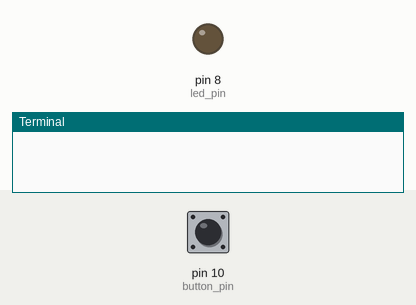
Simulated run of this program. Board: Raspberry Pi (header pin numbers). Shown: output pins drawn as LEDs (lit = HIGH), the last lines printed to the terminal. The inputs (shaded band) are chosen by the test bench; at power-on: pin 10 (button_pin) HIGH.

Above: at 1.2 s.
1.3 s: pin 10 (button_pin) pulled LOW for 0.15 s
At 2.4 s:
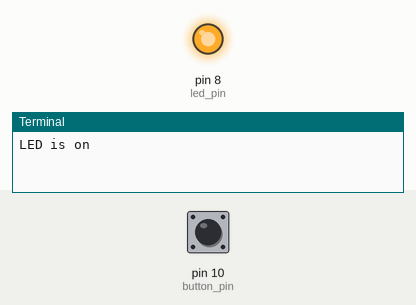
2.9 s: pin 10 (button_pin) pulled LOW for 1 s
At 3.6 s:
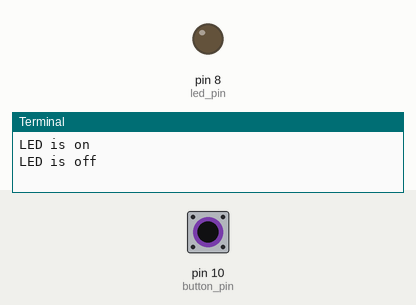
5.4 s: pin 10 (button_pin) pulled LOW for 3.2 s
At 6.7 s:
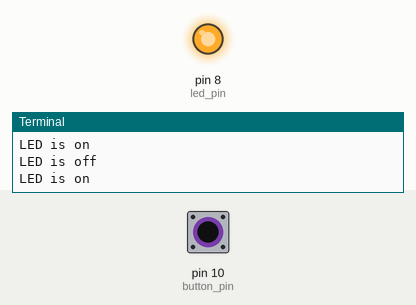
Timing chart, 0 to 8.4 s (numbered marks = the images above; inputs shaded):
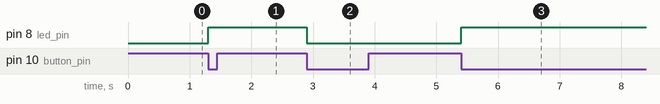

The program:

02_gpio_input_button.py
```python
# 02_gpio_input_button.py
# Python script for Raspberry Pi
# Himanshu Tripathi

# take input from a push button and toggle
# the state of led with each button press

import RPi.GPIO as gpio
import time
import sys

# global variables
led_pin = 8
button_pin = 10
led_state = 0

def gpio_config():
    global led_pin, button_pin
    gpio.setwarnings(False)
    gpio.setmode(gpio.BOARD)
    # config led pin
    gpio.setup(led_pin,gpio.OUT,initial=gpio.LOW)
    # config button pin
    gpio.setup(button_pin,gpio.IN,pull_up_down=gpio.PUD_UP)


if __name__ == "__main__":
    gpio_config()
    while True:
        try:
            if gpio.input(button_pin) == gpio.LOW:
                led_state = not led_state
                gpio.output(led_pin,led_state)
                print("LED is on" if led_state else "LED is off")
                while gpio.input(button_pin) == gpio.LOW:
                    time.sleep(0.10)
        except Exception as e:
            print("Error : ", e)
            break
        except KeyboardInterrupt:
            print("Exit using keyboard interrupt")
            break
    gpio.cleanup()
    sys.exit()
```

Measured:
- after the input at 1.3 s, pin 8 (led_pin): LOW → HIGH at once
- after the input at 2.9 s, pin 8 (led_pin): HIGH → LOW at once
- after the input at 5.4 s, pin 8 (led_pin): LOW → HIGH at once
